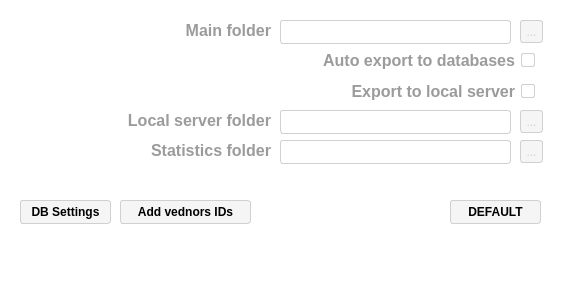
       <widget class="QWidget" name="widget_db_others" native="true">
        <property name="geometry">
         <rect>
          <x>0</x>
          <y>170</y>
          <width>561</width>
          <height>291</height>
         </rect>
        </property>
        <property name="palette">
         <palette>
          <active>
           <colorrole role="WindowText">
            <brush brushstyle="SolidPattern">
             <color alpha="255">
              <red>0</red>
              <green>0</green>
              <blue>0</blue>
             </color>
            </brush>
           </colorrole>
           <colorrole role="Button">
            <brush brushstyle="SolidPattern">
             <color alpha="255">
              <red>255</red>
              <green>255</green>
              <blue>255</blue>
             </color>
            </brush>
           </colorrole>
           <colorrole role="Light">
            <brush brushstyle="SolidPattern">
             <color alpha="255">
              <red>255</red>
              <green>255</green>
              <blue>255</blue>
             </color>
            </brush>
           </colorrole>
           <colorrole role="Midlight">
            <brush brushstyle="SolidPattern">
             <color alpha="255">
              <red>255</red>
              <green>255</green>
              <blue>255</blue>
             </color>
            </brush>
           </colorrole>
           <colorrole role="Dark">
            <brush brushstyle="SolidPattern">
             <color alpha="255">
              <red>127</red>
              <green>127</green>
              <blue>127</blue>
             </color>
            </brush>
           </colorrole>
           <colorrole role="Mid">
            <brush brushstyle="SolidPattern">
             <color alpha="255">
              <red>170</red>
              <green>170</green>
              <blue>170</blue>
             </color>
            </brush>
           </colorrole>
           <colorrole role="Text">
            <brush brushstyle="SolidPattern">
             <color alpha="255">
              <red>0</red>
              <green>0</green>
              <blue>0</blue>
             </color>
            </brush>
           </colorrole>
           <colorrole role="BrightText">
            <brush brushstyle="SolidPattern">
             <color alpha="255">
              <red>255</red>
              <green>255</green>
              <blue>255</blue>
             </color>
            </brush>
           </colorrole>
           <colorrole role="ButtonText">
            <brush brushstyle="SolidPattern">
             <color alpha="255">
              <red>0</red>
              <green>0</green>
              <blue>0</blue>
             </color>
            </brush>
           </colorrole>
           <colorrole role="Base">
            <brush brushstyle="SolidPattern">
             <color alpha="255">
              <red>255</red>
              <green>255</green>
              <blue>255</blue>
             </color>
            </brush>
           </colorrole>
           <colorrole role="Window">
            <brush brushstyle="SolidPattern">
             <color alpha="255">
              <red>255</red>
              <green>255</green>
              <blue>255</blue>
             </color>
            </brush>
           </colorrole>
           <colorrole role="Shadow">
            <brush brushstyle="SolidPattern">
             <color alpha="255">
              <red>0</red>
              <green>0</green>
              <blue>0</blue>
             </color>
            </brush>
           </colorrole>
           <colorrole role="AlternateBase">
            <brush brushstyle="SolidPattern">
             <color alpha="255">
              <red>255</red>
              <green>255</green>
              <blue>255</blue>
             </color>
            </brush>
           </colorrole>
           <colorrole role="ToolTipBase">
            <brush brushstyle="SolidPattern">
             <color alpha="255">
              <red>255</red>
              <green>255</green>
              <blue>220</blue>
             </color>
            </brush>
           </colorrole>
           <colorrole role="ToolTipText">
            <brush brushstyle="SolidPattern">
             <color alpha="255">
              <red>0</red>
              <green>0</green>
              <blue>0</blue>
             </color>
            </brush>
           </colorrole>
           <colorrole role="PlaceholderText">
            <brush brushstyle="SolidPattern">
             <color alpha="127">
              <red>0</red>
              <green>0</green>
              <blue>0</blue>
             </color>
            </brush>
           </colorrole>
          </active>
          <inactive>
           <colorrole role="WindowText">
            <brush brushstyle="SolidPattern">
             <color alpha="255">
              <red>208</red>
              <green>208</green>
              <blue>208</blue>
             </color>
            </brush>
           </colorrole>
           <colorrole role="Button">
            <brush brushstyle="SolidPattern">
             <color alpha="255">
              <red>255</red>
              <green>255</green>
              <blue>255</blue>
             </color>
            </brush>
           </colorrole>
           <colorrole role="Light">
            <brush brushstyle="SolidPattern">
             <color alpha="255">
              <red>255</red>
              <green>255</green>
              <blue>255</blue>
             </color>
            </brush>
           </colorrole>
           <colorrole role="Midlight">
            <brush brushstyle="SolidPattern">
             <color alpha="255">
              <red>227</red>
              <green>227</green>
              <blue>227</blue>
             </color>
            </brush>
           </colorrole>
           <colorrole role="Dark">
            <brush brushstyle="SolidPattern">
             <color alpha="255">
              <red>64</red>
              <green>65</green>
              <blue>66</blue>
             </color>
            </brush>
           </colorrole>
           <colorrole role="Mid">
            <brush brushstyle="SolidPattern">
             <color alpha="255">
              <red>160</red>
              <green>160</green>
              <blue>160</blue>
             </color>
            </brush>
           </colorrole>
           <colorrole role="Text">
            <brush brushstyle="SolidPattern">
             <color alpha="255">
              <red>208</red>
              <green>208</green>
              <blue>208</blue>
             </color>
            </brush>
           </colorrole>
           <colorrole role="BrightText">
            <brush brushstyle="SolidPattern">
             <color alpha="255">
              <red>255</red>
              <green>51</green>
              <blue>51</blue>
             </color>
            </brush>
           </colorrole>
           <colorrole role="ButtonText">
            <brush brushstyle="SolidPattern">
             <color alpha="255">
              <red>208</red>
              <green>208</green>
              <blue>208</blue>
             </color>
            </brush>
           </colorrole>
           <colorrole role="Base">
            <brush brushstyle="SolidPattern">
             <color alpha="255">
              <red>255</red>
              <green>255</green>
              <blue>255</blue>
             </color>
            </brush>
           </colorrole>
           <colorrole role="Window">
            <brush brushstyle="SolidPattern">
             <color alpha="255">
              <red>255</red>
              <green>255</green>
              <blue>255</blue>
             </color>
            </brush>
           </colorrole>
           <colorrole role="Shadow">
            <brush brushstyle="SolidPattern">
             <color alpha="255">
              <red>105</red>
              <green>105</green>
              <blue>105</blue>
             </color>
            </brush>
           </colorrole>
           <colorrole role="AlternateBase">
            <brush brushstyle="SolidPattern">
             <color alpha="255">
              <red>53</red>
              <green>54</green>
              <blue>55</blue>
             </color>
            </brush>
           </colorrole>
           <colorrole role="ToolTipBase">
            <brush brushstyle="SolidPattern">
             <color alpha="255">
              <red>64</red>
              <green>65</green>
              <blue>66</blue>
             </color>
            </brush>
           </colorrole>
           <colorrole role="ToolTipText">
            <brush brushstyle="SolidPattern">
             <color alpha="255">
              <red>208</red>
              <green>208</green>
              <blue>208</blue>
             </color>
            </brush>
           </colorrole>
           <colorrole role="PlaceholderText">
            <brush brushstyle="SolidPattern">
             <color alpha="255">
              <red>127</red>
              <green>127</green>
              <blue>128</blue>
             </color>
            </brush>
           </colorrole>
          </inactive>
          <disabled>
           <colorrole role="WindowText">
            <brush brushstyle="SolidPattern">
             <color alpha="255">
              <red>127</red>
              <green>127</green>
              <blue>127</blue>
             </color>
            </brush>
           </colorrole>
           <colorrole role="Button">
            <brush brushstyle="SolidPattern">
             <color alpha="255">
              <red>255</red>
              <green>255</green>
              <blue>255</blue>
             </color>
            </brush>
           </colorrole>
           <colorrole role="Light">
            <brush brushstyle="SolidPattern">
             <color alpha="255">
              <red>255</red>
              <green>255</green>
              <blue>255</blue>
             </color>
            </brush>
           </colorrole>
           <colorrole role="Midlight">
            <brush brushstyle="SolidPattern">
             <color alpha="255">
              <red>255</red>
              <green>255</green>
              <blue>255</blue>
             </color>
            </brush>
           </colorrole>
           <colorrole role="Dark">
            <brush brushstyle="SolidPattern">
             <color alpha="255">
              <red>127</red>
              <green>127</green>
              <blue>127</blue>
             </color>
            </brush>
           </colorrole>
           <colorrole role="Mid">
            <brush brushstyle="SolidPattern">
             <color alpha="255">
              <red>170</red>
              <green>170</green>
              <blue>170</blue>
             </color>
            </brush>
           </colorrole>
           <colorrole role="Text">
            <brush brushstyle="SolidPattern">
             <color alpha="255">
              <red>127</red>
              <green>127</green>
              <blue>127</blue>
             </color>
            </brush>
           </colorrole>
           <colorrole role="BrightText">
            <brush brushstyle="SolidPattern">
             <color alpha="255">
              <red>255</red>
              <green>255</green>
              <blue>255</blue>
             </color>
            </brush>
           </colorrole>
           <colorrole role="ButtonText">
            <brush brushstyle="SolidPattern">
             <color alpha="255">
              <red>127</red>
              <green>127</green>
              <blue>127</blue>
             </color>
            </brush>
           </colorrole>
           <colorrole role="Base">
            <brush brushstyle="SolidPattern">
             <color alpha="255">
              <red>255</red>
              <green>255</green>
              <blue>255</blue>
             </color>
            </brush>
           </colorrole>
           <colorrole role="Window">
            <brush brushstyle="SolidPattern">
             <color alpha="255">
              <red>255</red>
              <green>255</green>
              <blue>255</blue>
             </color>
            </brush>
           </colorrole>
           <colorrole role="Shadow">
            <brush brushstyle="SolidPattern">
             <color alpha="255">
              <red>0</red>
              <green>0</green>
              <blue>0</blue>
             </color>
            </brush>
           </colorrole>
           <colorrole role="AlternateBase">
            <brush brushstyle="SolidPattern">
             <color alpha="255">
              <red>53</red>
              <green>54</green>
              <blue>55</blue>
             </color>
            </brush>
           </colorrole>
           <colorrole role="ToolTipBase">
            <brush brushstyle="SolidPattern">
             <color alpha="255">
              <red>64</red>
              <green>65</green>
              <blue>66</blue>
             </color>
            </brush>
           </colorrole>
           <colorrole role="ToolTipText">
            <brush brushstyle="SolidPattern">
             <color alpha="255">
              <red>208</red>
              <green>208</green>
              <blue>208</blue>
             </color>
            </brush>
           </colorrole>
           <colorrole role="PlaceholderText">
            <brush brushstyle="SolidPattern">
             <color alpha="255">
              <red>127</red>
              <green>127</green>
              <blue>128</blue>
             </color>
            </brush>
           </colorrole>
          </disabled>
         </palette>
        </property>
        <property name="layoutDirection">
         <enum>Qt::LeftToRight</enum>
        </property>
        <property name="styleSheet">
         <string notr="true">background-color: rgba(255, 255, 255,255);</string>
        </property>
        <widget class="QPushButton" name="default_btn">
         <property name="enabled">
          <bool>false</bool>
         </property>
         <property name="geometry">
          <rect>
           <x>450</x>
           <y>200</y>
           <width>91</width>
           <height>24</height>
          </rect>
         </property>
         <property name="font">
          <font>
           <bold>true</bold>
          </font>
         </property>
         <property name="styleSheet">
          <string notr="true">QPushButton {border: 1px solid gray;
border-color:rgb(208,208,208);
border-radius: 3px;
background-color: rgb(245, 245, 245);
color: rgb(0, 0, 0);}
QPushButton:hover {
	background-color: rgba(150, 190, 13, 100);
}</string>
         </property>
         <property name="text">
          <string>DEFAULT</string>
         </property>
        </widget>
        <widget class="QPushButton" name="db_btn">
         <property name="enabled">
          <bool>false</bool>
         </property>
         <property name="geometry">
          <rect>
           <x>20</x>
           <y>200</y>
           <width>91</width>
           <height>24</height>
          </rect>
         </property>
         <property name="font">
          <font>
           <bold>true</bold>
          </font>
         </property>
         <property name="styleSheet">
          <string notr="true">QPushButton {border: 1px solid gray;
border-color:rgb(208,208,208);
border-radius: 3px;
background-color: rgb(245, 245, 245);
color: rgb(0, 0, 0);}
QPushButton:hover {
	background-color: rgba(150, 190, 13, 100);
}</string>
         </property>
         <property name="text">
          <string>DB Settings</string>
         </property>
        </widget>
        <widget class="QPushButton" name="vendors_btn">
         <property name="enabled">
          <bool>false</bool>
         </property>
         <property name="geometry">
          <rect>
           <x>120</x>
           <y>200</y>
           <width>131</width>
           <height>24</height>
          </rect>
         </property>
         <property name="font">
          <font>
           <bold>true</bold>
          </font>
         </property>
         <property name="styleSheet">
          <string notr="true">QPushButton {border: 1px solid gray;
border-color:rgb(208,208,208);
border-radius: 3px;
background-color: rgb(245, 245, 245);
color: rgb(0, 0, 0);}
QPushButton:hover {
	background-color: rgba(150, 190, 13, 100);
}</string>
         </property>
         <property name="text">
          <string>Add vednors IDs</string>
         </property>
        </widget>
        <widget class="QLabel" name="settings_main_folder_label">
         <property name="geometry">
          <rect>
           <x>20</x>
           <y>10</y>
           <width>251</width>
           <height>41</height>
          </rect>
         </property>
         <property name="font">
          <font>
           <pointsize>12</pointsize>
           <bold>true</bold>
          </font>
         </property>
         <property name="layoutDirection">
          <enum>Qt::LeftToRight</enum>
         </property>
         <property name="styleSheet">
          <string notr="true">color: rgb(155, 155, 155)</string>
         </property>
         <property name="text">
          <string>Main folder</string>
         </property>
         <property name="alignment">
          <set>Qt::AlignRight|Qt::AlignTrailing|Qt::AlignVCenter</set>
         </property>
        </widget>
        <widget class="QLineEdit" name="main_folder_line">
         <property name="enabled">
          <bool>false</bool>
         </property>
         <property name="geometry">
          <rect>
           <x>280</x>
           <y>20</y>
           <width>231</width>
           <height>24</height>
          </rect>
         </property>
         <property name="styleSheet">
          <string notr="true">QLineEdit{
border: 1px solid gray;
border-color:rgb(208,208,208);
border-radius: 3px;
background-color: rgb(255, 255, 255);
color: rgb(0, 0, 0);
}
QLineEdit::Disabled{
color: rgb(208,208,208);
}

</string>
         </property>
        </widget>
        <widget class="QToolButton" name="main_folder_btn">
         <property name="enabled">
          <bool>false</bool>
         </property>
         <property name="geometry">
          <rect>
           <x>520</x>
           <y>20</y>
           <width>23</width>
           <height>23</height>
          </rect>
         </property>
         <property name="styleSheet">
          <string notr="true">QToolButton {border: 1px solid gray;
border-color:rgb(208,208,208);
border-radius: 3px;
background-color: rgb(245, 245, 245);
color: rgb(0, 0, 0);}
QToolButton:hover {
	background-color: rgba(150, 190, 13, 100);
}
QToolButton:disabled {
	color: rgb(208,208,208);
}</string>
         </property>
         <property name="text">
          <string>...</string>
         </property>
        </widget>
        <widget class="QToolButton" name="calib_databse_export_btn">
         <property name="enabled">
          <bool>false</bool>
         </property>
         <property name="geometry">
          <rect>
           <x>520</x>
           <y>110</y>
           <width>23</width>
           <height>23</height>
          </rect>
         </property>
         <property name="styleSheet">
          <string notr="true">QToolButton {border: 1px solid gray;
border-color:rgb(208,208,208);
border-radius: 3px;
background-color: rgb(245, 245, 245);
color: rgb(0, 0, 0);}
QToolButton:hover {
	background-color: rgba(150, 190, 13, 100);
}
QToolButton:disabled {
	color: rgb(208,208,208);
}</string>
         </property>
         <property name="text">
          <string>...</string>
         </property>
        </widget>
        <widget class="QLineEdit" name="calib_database_export_folder_line">
         <property name="enabled">
          <bool>false</bool>
         </property>
         <property name="geometry">
          <rect>
           <x>280</x>
           <y>110</y>
           <width>231</width>
           <height>24</height>
          </rect>
         </property>
         <property name="styleSheet">
          <string notr="true">QLineEdit{
border: 1px solid gray;
border-color:rgb(208,208,208);
border-radius: 3px;
background-color: rgb(255, 255, 255);
color: rgb(0, 0, 0);
}
QLineEdit::Disabled{
color: rgb(208,208,208);
}

</string>
         </property>
        </widget>
        <widget class="QLabel" name="settings_calib_export_label_2">
         <property name="geometry">
          <rect>
           <x>10</x>
           <y>100</y>
           <width>261</width>
           <height>41</height>
          </rect>
         </property>
         <property name="font">
          <font>
           <pointsize>12</pointsize>
           <bold>true</bold>
          </font>
         </property>
         <property name="layoutDirection">
          <enum>Qt::LeftToRight</enum>
         </property>
         <property name="styleSheet">
          <string notr="true">color: rgb(155, 155, 155)</string>
         </property>
         <property name="text">
          <string>Local server folder</string>
         </property>
         <property name="alignment">
          <set>Qt::AlignRight|Qt::AlignTrailing|Qt::AlignVCenter</set>
         </property>
        </widget>
        <widget class="QToolButton" name="calib_statistics_btn">
         <property name="enabled">
          <bool>false</bool>
         </property>
         <property name="geometry">
          <rect>
           <x>520</x>
           <y>140</y>
           <width>23</width>
           <height>23</height>
          </rect>
         </property>
         <property name="styleSheet">
          <string notr="true">QToolButton {border: 1px solid gray;
border-color:rgb(208,208,208);
border-radius: 3px;
background-color: rgb(245, 245, 245);
color: rgb(0, 0, 0);}
QToolButton:hover {
	background-color: rgba(150, 190, 13, 100);
}
QToolButton:disabled {
	color: rgb(208,208,208);
}</string>
         </property>
         <property name="text">
          <string>...</string>
         </property>
        </widget>
        <widget class="QLabel" name="settings_calib_export_label_3">
         <property name="geometry">
          <rect>
           <x>10</x>
           <y>130</y>
           <width>261</width>
           <height>41</height>
          </rect>
         </property>
         <property name="font">
          <font>
           <pointsize>12</pointsize>
           <bold>true</bold>
          </font>
         </property>
         <property name="layoutDirection">
          <enum>Qt::LeftToRight</enum>
         </property>
         <property name="styleSheet">
          <string notr="true">color: rgb(155, 155, 155)</string>
         </property>
         <property name="text">
          <string>Statistics folder</string>
         </property>
         <property name="alignment">
          <set>Qt::AlignRight|Qt::AlignTrailing|Qt::AlignVCenter</set>
         </property>
        </widget>
        <widget class="QLineEdit" name="calib_statistics_folder_line">
         <property name="enabled">
          <bool>false</bool>
         </property>
         <property name="geometry">
          <rect>
           <x>280</x>
           <y>140</y>
           <width>231</width>
           <height>24</height>
          </rect>
         </property>
         <property name="styleSheet">
          <string notr="true">QLineEdit{
border: 1px solid gray;
border-color:rgb(208,208,208);
border-radius: 3px;
background-color: rgb(255, 255, 255);
color: rgb(0, 0, 0);
}
QLineEdit::Disabled{
color: rgb(208,208,208);
}

</string>
         </property>
        </widget>
        <widget class="QCheckBox" name="check_export_to_loc_server">
         <property name="enabled">
          <bool>false</bool>
         </property>
         <property name="geometry">
          <rect>
           <x>34</x>
           <y>80</y>
           <width>501</width>
           <height>22</height>
          </rect>
         </property>
         <property name="font">
          <font>
           <pointsize>12</pointsize>
           <bold>true</bold>
          </font>
         </property>
         <property name="layoutDirection">
          <enum>Qt::RightToLeft</enum>
         </property>
         <property name="styleSheet">
          <string notr="true">QCheckBox{background-color: rgba(255, 255, 255, 0);
color: rgb(155, 155, 155)}

QCheckBox::indicator {
        border: 1px solid rgb(208,208,208);
        border-radius: 2px; 
    }
    QCheckBox::indicator:checked {
		
	background-color: rgb(0,0,0);
        border: 3px solid rgb(208,208,208);
    }
    QCheckBox::indicator:unchecked {
        background-color: rgba(255, 255, 255, 0);
        border: 1px solid rgb(208,208,208);
    }
</string>
         </property>
         <property name="text">
          <string>Export to local server</string>
         </property>
        </widget>
        <widget class="QCheckBox" name="check_auto_export">
         <property name="enabled">
          <bool>false</bool>
         </property>
         <property name="geometry">
          <rect>
           <x>34</x>
           <y>50</y>
           <width>501</width>
           <height>21</height>
          </rect>
         </property>
         <property name="font">
          <font>
           <pointsize>12</pointsize>
           <bold>true</bold>
          </font>
         </property>
         <property name="layoutDirection">
          <enum>Qt::RightToLeft</enum>
         </property>
         <property name="styleSheet">
          <string notr="true">QCheckBox{background-color: rgba(255, 255, 255, 0);
color: rgb(155, 155, 155)}

QCheckBox::indicator {
        border: 1px solid rgb(208,208,208);
        border-radius: 2px; 
    }
    QCheckBox::indicator:checked {
		
	background-color: rgb(0,0,0);
        border: 3px solid rgb(208,208,208);
    }
    QCheckBox::indicator:unchecked {
        background-color: rgba(255, 255, 255, 0);
        border: 1px solid rgb(208,208,208);
    }
</string>
         </property>
         <property name="text">
          <string>Auto export to databases</string>
         </property>
        </widget>
       </widget>
